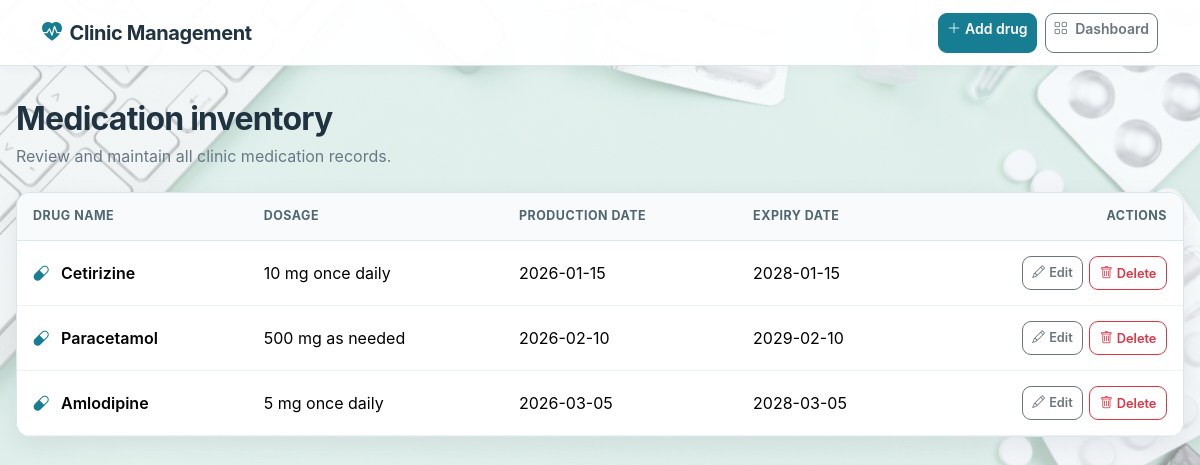
Page /View/ViewDrugsScreen.php (signed in) on the committed database.
### tables this page shows
CREATE TABLE IF NOT EXISTS `drugs` (
    `id` INT UNSIGNED NOT NULL AUTO_INCREMENT,
    `name` VARCHAR(200) NOT NULL,
    `dosage` VARCHAR(100) NOT NULL,
    `production_date` DATE NULL,
    `expiry_date` DATE NULL,
    PRIMARY KEY (`id`),
    UNIQUE KEY `uq_drugs_name` (`name`)
);

### Logic/security.php (called while the page is built, shortened)
<?php
function e($value)
{
    return htmlspecialchars((string) $value, ENT_QUOTES, 'UTF-8');
}

### View/ViewDrugsScreen.php (the view, shortened to what this page needs)
<?php
require_once '../Logic/security.php';
require_once '../Logic/connectionDB.php';
$result = $conn->query('SELECT id,name,dosage,production_date,expiry_date FROM drugs ORDER BY id');
?>
<!DOCTYPE html>
<html lang="en">
    <head>
        <link href="https://cdn.jsdelivr.net/npm/bootstrap@5.3.3/dist/css/bootstrap.min.css" rel="stylesheet">
        <link href="https://cdn.jsdelivr.net/npm/bootstrap-icons@1.11.3/font/bootstrap-icons.min.css" rel="stylesheet">
        <link rel="stylesheet" href="Styles/main.css">
    </head>
    <body class="page-background pharmacist-background">
        <nav class="navbar app-navbar">
            <div class="container-xl">
                <a class="navbar-brand" href="pharmacist_dashboard.php">
                    <i class="bi bi-heart-pulse-fill text-clinic me-2"></i>Clinic Management</a>
                <div class="d-flex gap-2">
                    <a class="btn btn-clinic btn-sm" href="AddDrugs.php">
                        <i class="bi bi-plus-lg me-1"></i>Add drug</a>
                    <a class="btn btn-outline-secondary btn-sm" href="pharmacist_dashboard.php">
                        <i class="bi bi-grid"></i>
                        <span class="d-none d-sm-inline ms-1">Dashboard</span>
                    </a>
                </div>
            </div>
        </nav>
        <main class="page-shell">
            <header class="page-header">
                <h1 class="page-title">Medication inventory</h1>
                <p class="page-subtitle">Review and maintain all clinic medication records.</p>
            </header>
            <section class="surface-card table-card">
                <div class="table-responsive">
                    <table class="table clinic-table">
                        <thead>
                            <tr>
                                <th>Drug name</th>
                                <th>Dosage</th>
                                <th>Production date</th>
                                <th>Expiry date</th>
                                <th class="text-end">Actions</th>
                            </tr>
                        </thead>
                        <tbody>
                            <?php while ($row = $result->fetch_assoc()): ?>
                            <tr>
                                <td class="fw-semibold">
                                    <i class="bi bi-capsule text-clinic me-2"></i>
                                    <?= e($row['name']) ?>
                                </td>
                                <td>
                                    <?= e($row['dosage']) ?>
                                </td>
                                <td>
                                    <?= e($row['production_date']) ?>
                                </td>
                                <td>
                                    <?= e($row['expiry_date']) ?>
                                </td>
                                <td>
                                    <div class="table-actions justify-content-end">
                                        <a class="btn btn-outline-secondary" href="updateDrugs.php?id=<?= e($row['id']) ?>">
                                            <i class="bi bi-pencil me-1"></i>Edit</a>
                                        <form method="POST" action="../Logic/deleteDrugs.php">
                                            <button class="btn btn-outline-danger" type="submit">
                                                <i class="bi bi-trash me-1"></i>Delete</button>
                                        </form>
                                    </div>
                                </td>
                            </tr>
                            <?php endwhile; ?>
                        </tbody>
                    </table>
                </div>
            </section>
        </main>
    </body>
</html>

### View/Styles/main.css (style rules this page uses)
:root { --clinic-primary: #167d92; --clinic-primary-dark: #0f6172; --clinic-primary-soft: #e8f5f7; --clinic-bg: #f4f7f9; --clinic-surface: #ffffff; --clinic-text: #1f3340; --clinic-muted: #667985; --clinic-border: #dce6ea; --clinic-radius: 14px; --clinic-shadow: 0 8px 24px rgba(31, 51, 64, 0.08); }
* { box-sizing: border-box; }
body { min-height: 100vh; margin: 0; color: var(--clinic-text); background: var(--clinic-bg); font-family: Inter, system-ui, -apple-system, "Segoe UI", sans-serif; }
a { text-decoration: none; }
.text-clinic { color: var(--clinic-primary) !important; }
.page-background { background: linear-gradient(rgba(244, 249, 250, .60), rgba(244, 249, 250, .60)), var(--page-background-image) center center / cover fixed no-repeat; }
.pharmacist-background { --page-background-image: url('../../images/pharmacybackground.jpg'); }
.app-navbar { min-height: 66px; border-bottom: 1px solid var(--clinic-border); background: rgba(255, 255, 255, .96); box-shadow: 0 2px 12px rgba(31, 51, 64, .04); }
.navbar-brand { color: var(--clinic-text); font-weight: 700; letter-spacing: -.02em; }
.page-shell { width: min(100% - 32px, 1180px); margin: 0 auto; padding: 34px 0 48px; }
.page-header { margin-bottom: 24px; }
.page-title { margin: 0 0 6px; font-size: clamp(1.55rem, 3vw, 2rem); font-weight: 700; letter-spacing: -.025em; }
.page-subtitle { margin: 0; color: var(--clinic-muted); }
.surface-card { border: 1px solid var(--clinic-border); border-radius: var(--clinic-radius); background: var(--clinic-surface); box-shadow: var(--clinic-shadow); }
.btn { min-height: 40px; border-radius: 9px; font-weight: 600; }
.btn-clinic { border-color: var(--clinic-primary); color: #fff; background: var(--clinic-primary); }
.table-card { overflow: hidden; }
.table-responsive { border-radius: var(--clinic-radius); }
.clinic-table { margin: 0; white-space: nowrap; }
.clinic-table thead th { padding: 14px 16px; border-bottom: 1px solid var(--clinic-border); color: #4f6673; background: #f8fafb; font-size: .78rem; font-weight: 700; letter-spacing: .04em; text-transform: uppercase; }
.clinic-table tbody td { padding: 15px 16px; border-color: #edf2f4; vertical-align: middle; }
.table-actions { display: flex; gap: 6px; }
.table-actions .btn { min-height: 34px; padding: .34rem .6rem; font-size: .8rem; white-space: nowrap; }

### rows in the picture
drugs: name "Cetirizine", dosage "10 mg once daily", production_date "2026-01-15", expiry_date "2028-01-15"
drugs: name "Paracetamol", dosage "500 mg as needed", production_date "2026-02-10", expiry_date "2029-02-10"
drugs: name "Amlodipine", dosage "5 mg once daily", production_date "2026-03-05", expiry_date "2028-03-05"
